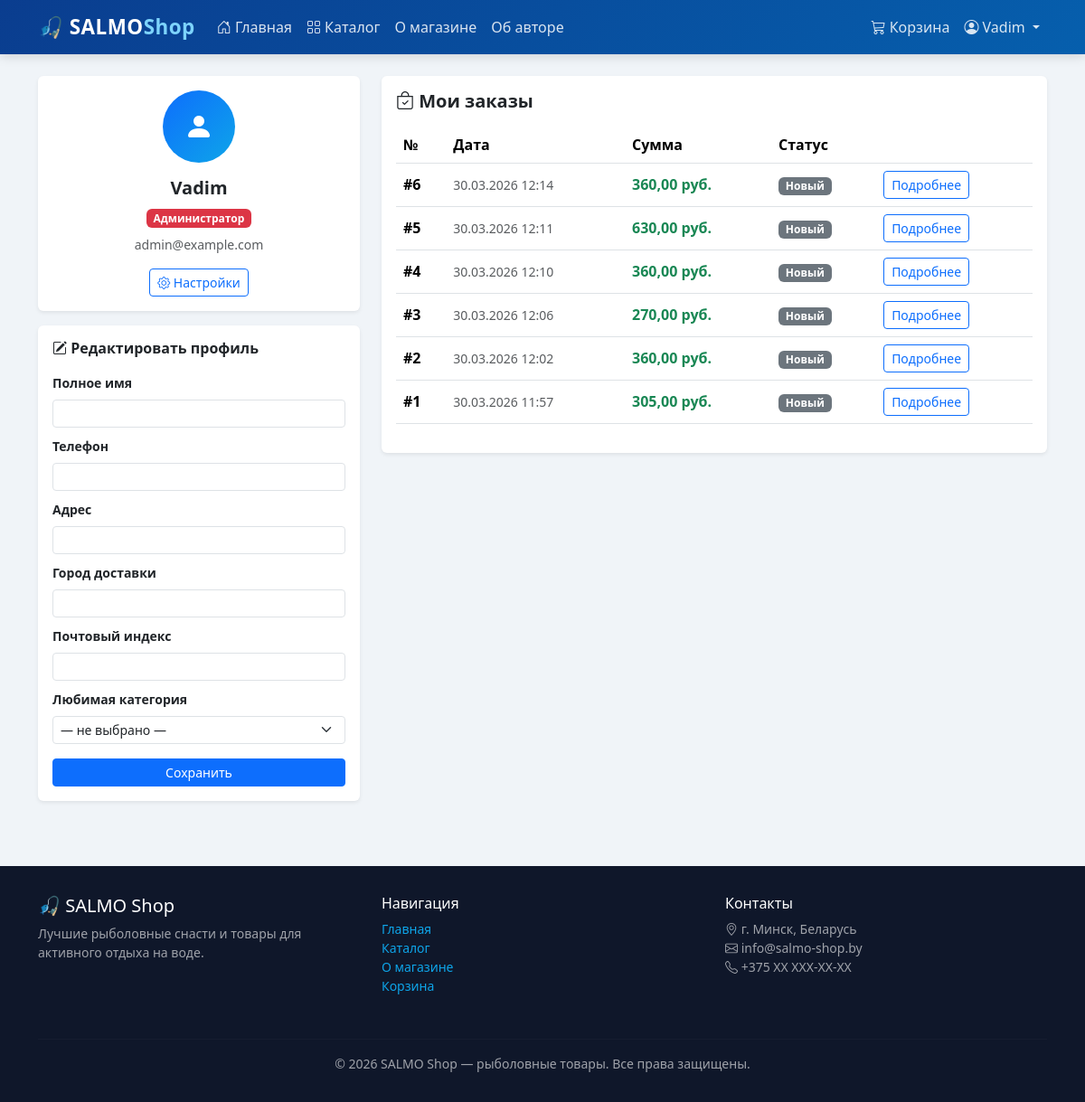
The page /profile/ (signed in) on the database its author committed.
### shop/models.py (models this page shows, shortened)
class Profile(models.Model):
    ROLE_CHOICES = [
        ('CUSTOMER', 'Покупатель'),
        ('MANAGER', 'Менеджер'),
        ('ADMIN', 'Администратор'),
    ]
    user = models.OneToOneField(User, on_delete=models.CASCADE, related_name='profile', verbose_name="Пользователь")
    role = models.CharField(max_length=20, choices=ROLE_CHOICES, default='CUSTOMER', verbose_name="Роль")
    full_name = models.CharField(max_length=200, blank=True, verbose_name="Полное имя")
    phone = models.CharField(max_length=50, blank=True, verbose_name="Телефон")
    address = models.TextField(blank=True, verbose_name="Адрес доставки")
    city = models.CharField(max_length=100, blank=True, verbose_name="Город доставки")
    postal_code = models.CharField(max_length=20, blank=True, verbose_name="Почтовый индекс")
    favorite_category = models.ForeignKey(
        'Category', on_delete=models.SET_NULL, null=True, blank=True,
        verbose_name="Любимая категория"
    )
    avatar = models.ImageField(upload_to='avatars/', blank=True, null=True, verbose_name="Аватар")
    @property
    def role_display(self):
        return dict(self.ROLE_CHOICES).get(self.role, self.role)
    class Meta:
        verbose_name = "Профиль"
        verbose_name_plural = "Профили"

class Order(models.Model):
    STATUS_CHOICES = [
        ('new', 'Новый'),
        ('processing', 'В обработке'),
        ('shipped', 'Отправлен'),
        ('delivered', 'Доставлен'),
        ('cancelled', 'Отменён'),
    ]
    user = models.ForeignKey(User, on_delete=models.CASCADE, verbose_name="Пользователь")
    created_at = models.DateTimeField(auto_now_add=True, verbose_name="Дата создания")
    status = models.CharField(max_length=20, choices=STATUS_CHOICES, default='new', verbose_name="Статус")
    name = models.CharField(max_length=200, verbose_name="Имя получателя")
    phone = models.CharField(max_length=50, verbose_name="Телефон")
    address = models.TextField(verbose_name="Адрес доставки")
    payment_method = models.CharField(max_length=20, verbose_name="Способ оплаты")
    total_amount = models.DecimalField(max_digits=10, decimal_places=2, verbose_name="Общая сумма")
    email = models.EmailField(verbose_name="Email для уведомлений", blank=True, null=True)
    class Meta:
        verbose_name = "Заказ"
        verbose_name_plural = "Заказы"
        ordering = ['-created_at']

### shop/views.py (the view, shortened to what this page needs)
# urls.py: path('profile/', views.profile_view, name='profile'),
@login_required
def profile_view(request):
    profile, _ = Profile.objects.get_or_create(user=request.user)
    orders = Order.objects.filter(user=request.user).order_by('-created_at')
    categories = Category.objects.all()
    return render(request, 'profile.html', {
        'profile': profile,
        'orders': orders,
        'categories': categories,
        'cart_count': _cart_count(request),
    })

### shop/views.py (called while the page is built)
def _get_cart(request):
    if not request.user.is_authenticated:
        return None
    cart, _ = Cart.objects.get_or_create(user=request.user)
    return cart

def _cart_count(request):
    if not request.user.is_authenticated:
        return 0
    cart = _get_cart(request)
    result = cart.cartitem_set.aggregate(total=Sum('quantity'))
    return result['total'] or 0

### templates/profile.html (shortened to what this page needs)
{% extends "base.html" %}
{% load static %}
{% block content %}
<div class="row g-4">
    <div class="col-md-4">
        <div class="card border-0 shadow-sm">
            <div class="card-body text-center">
                <div style="width:80px;height:80px;border-radius:50%;background:linear-gradient(135deg,#0d6efd,#0ea5e9);
                            display:flex;align-items:center;justify-content:center;font-size:2rem;color:#fff;margin:0 auto 1rem;">
                    {% if profile.avatar %}
                    <img src="{{ profile.avatar.url }}" style="width:100%;height:100%;border-radius:50%;object-fit:cover;">
                    {% else %}
                    <i class="bi bi-person-fill"></i>
                    {% endif %}
                </div>
                <h5 class="fw-bold">{{ user.username }}</h5>
                <span class="badge {% if profile.role == 'ADMIN' %}bg-danger{% elif profile.role == 'MANAGER' %}bg-warning text-dark{% else %}bg-primary{% endif %} mb-2">
                    {{ profile.role_display }}
                </span>
                <p class="text-muted small">{{ user.email }}</p>
                <div class="d-flex gap-2 justify-content-center">
                    <a href="/settings/" class="btn btn-outline-primary btn-sm">
                        <i class="bi bi-gear"></i> Настройки
                    </a>
                </div>
            </div>
        </div>
        <div class="card border-0 shadow-sm mt-3">
            <div class="card-body">
                <h6 class="fw-bold mb-3"><i class="bi bi-pencil-square"></i> Редактировать профиль</h6>
                <form method="post" id="profile-form">
                    <div class="mb-2">
                        <label class="form-label small fw-bold">Полное имя</label>
                        <input class="form-control form-control-sm" type="text" name="full_name" value="{{ profile.full_name }}">
                    </div>
                    <div class="mb-2">
                        <label class="form-label small fw-bold">Телефон</label>
                        <input class="form-control form-control-sm" type="tel" name="phone" value="{{ profile.phone }}">
                    </div>
                    <div class="mb-2">
                        <label class="form-label small fw-bold">Адрес</label>
                        <input class="form-control form-control-sm" type="text" name="address" value="{{ profile.address }}">
                    </div>
                    <div class="mb-2">
                        <label class="form-label small fw-bold">Город доставки</label>
                        <input class="form-control form-control-sm" type="text" name="city" value="{{ profile.city }}">
                    </div>
                    <div class="mb-2">
                        <label class="form-label small fw-bold">Почтовый индекс</label>
                        <input class="form-control form-control-sm" type="text" name="postal_code" value="{{ profile.postal_code }}">
                    </div>
                    <div class="mb-3">
                        <label class="form-label small fw-bold">Любимая категория</label>
                        <select class="form-select form-select-sm" name="favorite_category">
                            <option value="">— не выбрано —</option>
                        </select>
                    </div>
                    <button type="submit" class="btn btn-primary btn-sm w-100">Сохранить</button>
                </form>
            </div>
        </div>
    </div>
    <div class="col-md-8">
        <div class="card border-0 shadow-sm">
            <div class="card-body">
                <h5 class="fw-bold mb-3"><i class="bi bi-bag-check"></i> Мои заказы</h5>
                {% if orders %}
                <div class="table-responsive">
                    <table class="table table-hover align-middle">
                        <thead>
                            <tr>
                                <th>№</th>
                                <th>Дата</th>
                                <th>Сумма</th>
                                <th>Статус</th>
                                <th></th>
                            </tr>
                        </thead>
                        <tbody>
                            {% for order in orders %}
                            <tr>
                                <td class="fw-bold">#{{ order.id }}</td>
                                <td class="small text-muted">{{ order.created_at|date:"d.m.Y H:i" }}</td>
                                <td class="fw-bold text-success">{{ order.total_amount }} руб.</td>
                                <td>
                                    <span class="badge {% if order.status == 'delivered' %}bg-success{% elif order.status == 'cancelled' %}bg-danger{% elif order.status == 'shipped' %}bg-info{% else %}bg-secondary{% endif %}">
                                        {{ order.get_status_display }}
                                    </span>
                                </td>
                                <td>
                                    <a href="/profile/order/{{ order.pk }}/" class="btn btn-outline-primary btn-sm">
                                        Подробнее
                                    </a>
                                </td>
                            </tr>
                            {% endfor %}
                        </tbody>
                    </table>
                </div>
                {% else %}
                <div class="text-center py-5 text-muted">
                    <i class="bi bi-inbox" style="font-size:3rem;"></i>
                    <p class="mt-2">У вас пока нет заказов.</p>
                    <a href="/catalog/" class="btn btn-primary btn-sm">Перейти в каталог</a>
                </div>
                {% endif %}
            </div>
        </div>
    </div>
</div>
{% endblock %}

### templates/base.html (shortened to what this page needs)
{% load static %}
<!DOCTYPE html>
<html lang="ru">
<head>
    <link href="https://cdn.jsdelivr.net/npm/bootstrap@5.3.3/dist/css/bootstrap.min.css" rel="stylesheet">
    <link href="https://cdn.jsdelivr.net/npm/bootstrap-icons@1.11.3/font/bootstrap-icons.min.css" rel="stylesheet">
    <link href="{% static 'css/style.css' %}" rel="stylesheet">
</head>
<body>
<nav class="navbar navbar-expand-lg navbar-dark navbar-salmo sticky-top">
    <div class="container">
        <a class="navbar-brand" href="/">🎣 SALMO<span style="color:#7dd3fc;">Shop</span></a>
        <div class="collapse navbar-collapse" id="navbarMain">
            <ul class="navbar-nav me-auto mb-2 mb-lg-0">
                <li class="nav-item">
                    <a class="nav-link" href="/"><i class="bi bi-house-door"></i> Главная</a>
                </li>
                <li class="nav-item">
                    <a class="nav-link" href="/catalog/"><i class="bi bi-grid"></i> Каталог</a>
                </li>
                <li class="nav-item">
                    <a class="nav-link" href="/about/">О магазине</a>
                </li>
                <li class="nav-item">
                    <a class="nav-link" href="/author/">Об авторе</a>
                </li>
            </ul>
            <ul class="navbar-nav">
                <li class="nav-item">
                    <a class="nav-link" href="/cart/">
                        <i class="bi bi-cart3"></i> Корзина
                    </a>
                </li>
                {% if user.is_authenticated %}
                <li class="nav-item dropdown">
                    <a class="nav-link dropdown-toggle" href="#" role="button" data-bs-toggle="dropdown">
                        <i class="bi bi-person-circle"></i> {{ user.username }}
                    </a>
                </li>
                {% endif %}
            </ul>
        </div>
    </div>
</nav>
<main class="container py-4">
    {% block content %}{% endblock %}
</main>
<footer class="site-footer">
    <div class="container">
        <div class="row">
            <div class="col-md-4 mb-3">
                <h5 class="text-white">🎣 SALMO Shop</h5>
                <p class="small">Лучшие рыболовные снасти и товары для активного отдыха на воде.</p>
            </div>
            <div class="col-md-4 mb-3">
                <h6 class="text-white">Навигация</h6>
                <ul class="list-unstyled small">
                    <li><a href="/">Главная</a></li>
                    <li><a href="/catalog/">Каталог</a></li>
                    <li><a href="/about/">О магазине</a></li>
                    <li><a href="/cart/">Корзина</a></li>
                </ul>
            </div>
            <div class="col-md-4 mb-3">
                <h6 class="text-white">Контакты</h6>
                <ul class="list-unstyled small">
                    <li><i class="bi bi-geo-alt"></i> г. Минск, Беларусь</li>
                    <li><i class="bi bi-envelope"></i> info@salmo-shop.by</li>
                    <li><i class="bi bi-telephone"></i> +375 XX XXX-XX-XX</li>
                </ul>
            </div>
        </div>
        <hr style="border-color: rgba(255,255,255,.1);">
        <p class="text-center small mb-0">© 2026 SALMO Shop — рыболовные товары. Все права защищены.</p>
    </div>
</footer>
</body>
</html>

### static/css/style.css (style rules this page uses)
:root { --salmo-primary: #0a58ca; --salmo-primary-light: #0d6efd; --salmo-accent: #0ea5e9; --salmo-dark: #0f172a; --salmo-success: #198754; --salmo-danger: #dc3545; --salmo-warning: #ffc107; --salmo-bg: #f0f4f8; --salmo-card: #ffffff; --salmo-text: #1e293b; --salmo-muted: #64748b; --salmo-border: #e2e8f0; --salmo-radius: 12px; --salmo-shadow: 0 2px 12px rgba(0,0,0,.06); --salmo-shadow-hover: 0 8px 30px rgba(0,0,0,.12); }
body { font-family: 'Segoe UI', system-ui, -apple-system, sans-serif; background: var(--salmo-bg); color: var(--salmo-text); }
.site-footer { background: var(--salmo-dark); color: rgba(255,255,255,.6); padding: 2rem 0; margin-top: 3rem; }
.site-footer a { color: var(--salmo-accent); text-decoration: none; }
.navbar-salmo { background: linear-gradient(135deg, #0a3d8f 0%, #065fad 100%); box-shadow: 0 2px 12px rgba(0,0,0,.15); }
.navbar-salmo .navbar-brand { font-weight: 800; font-size: 1.4rem; letter-spacing: .5px; }
.navbar-salmo .nav-link { color: rgba(255,255,255,.85) !important; font-weight: 500; transition: color .2s; }
:root { --primary: #0d6efd; --primary-dark: #0a58ca; --success: #198754; --danger: #dc3545; --bg: #f4f6f9; --card-bg: #ffffff; --text: #212529; --muted: #6c757d; --border: #dee2e6; --radius: 10px; --shadow: 0 2px 12px rgba(0,0,0,.08); }

### rows shown on the page
Profile: role_display "Администратор"
Order: id "6", created_at "30.03.2026 12:14", total_amount "360,00", status "Новый"
Order: id "5", created_at "30.03.2026 12:11", total_amount "630,00", status "Новый"
Order: id "4", created_at "30.03.2026 12:10", total_amount "360,00", status "Новый"
Order: id "3", created_at "30.03.2026 12:06", total_amount "270,00", status "Новый"
Order: id "2", created_at "30.03.2026 12:02", total_amount "360,00", status "Новый"
Order: id "1", created_at "30.03.2026 11:57", total_amount "305,00", status "Новый"

### other values the page prints
{{ user.username }} "Vadim"
{{ user.email }} "admin@example.com"
